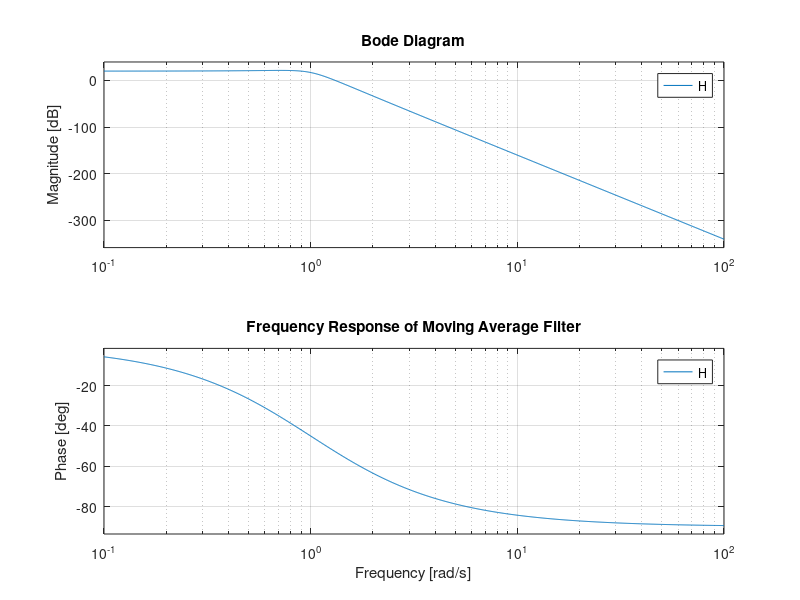

The MATLAB script that drew this image: (Note: this script raises an error after producing the figure.)
% Define the length of the moving average filter
N = 10;

% Define the numerator coefficients of the transfer function
Denominator_coeffs = ones(1, N);

% Compute the transfer function
H = tf(N, Denominator_coeffs);

% Plot the frequency response (magnitude and phase)
figure;
bode(H);
title('Frequency Response of Moving Average Filter');
grid on;

%%
% Compute and plot the poles and zeros
figure;
pzplot(H);
title('Poles and Zeros of Moving Average Filter');
grid on;
